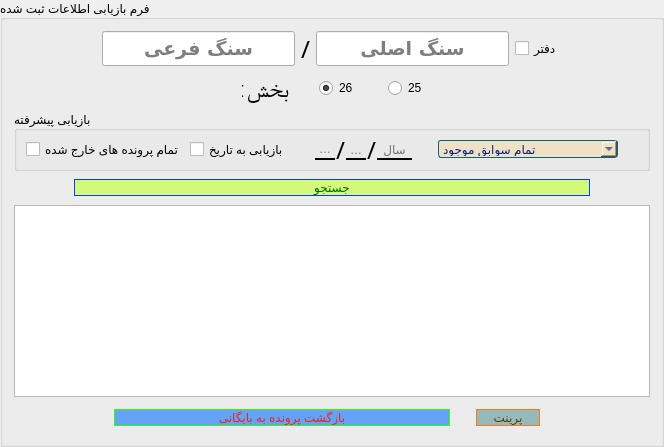
         <widget class="QGroupBox" name="groupBox">
          <property name="enabled">
           <bool>true</bool>
          </property>
          <property name="toolTip">
           <string/>
          </property>
          <property name="statusTip">
           <string/>
          </property>
          <property name="title">
           <string>فرم بازیابی اطلاعات ثبت شده</string>
          </property>
          <layout class="QGridLayout" name="gridLayout_5">
           <item row="4" column="0">
            <layout class="QHBoxLayout" name="horizontalLayout_2">
             <property name="spacing">
              <number>1</number>
             </property>
             <property name="leftMargin">
              <number>20</number>
             </property>
             <property name="topMargin">
              <number>1</number>
             </property>
             <property name="rightMargin">
              <number>20</number>
             </property>
             <property name="bottomMargin">
              <number>1</number>
             </property>
             <item>
              <spacer name="horizontalSpacer_15">
               <property name="enabled">
                <bool>true</bool>
               </property>
               <property name="orientation">
                <enum>Qt::Horizontal</enum>
               </property>
               <property name="sizeType">
                <enum>QSizePolicy::Fixed</enum>
               </property>
               <property name="sizeHint" stdset="0">
                <size>
                 <width>40</width>
                 <height>20</height>
                </size>
               </property>
              </spacer>
             </item>
             <item>
              <widget class="QPushButton" name="pushButton_search">
               <property name="enabled">
                <bool>true</bool>
               </property>
               <property name="maximumSize">
                <size>
                 <width>16777215</width>
                 <height>16777215</height>
                </size>
               </property>
               <property name="cursor">
                <cursorShape>PointingHandCursor</cursorShape>
               </property>
               <property name="toolTip">
                <string>برای بازیابی اطلاعات ذخیره شده کلیک کنید</string>
               </property>
               <property name="statusTip">
                <string/>
               </property>
               <property name="styleSheet">
                <string notr="true">QPushButton:hover:!pressed
{
  border: 2px dashed rgb(255, 85, 0);
	background-color: rgb(129, 125, 255);
	color: rgb(85, 255, 255);
}
QPushButton{
background-color: #d3f97a   ;
font: 14pt &quot;A Arsoo&quot;;
color:    #056608   ;
border: 1px solid   #003efe   ;
border-radius: 10px;
}</string>
               </property>
               <property name="text">
                <string>جستجو</string>
               </property>
               <property name="shortcut">
                <string>Ctrl+S</string>
               </property>
               <property name="autoDefault">
                <bool>false</bool>
               </property>
               <property name="default">
                <bool>false</bool>
               </property>
              </widget>
             </item>
             <item>
              <spacer name="horizontalSpacer_16">
               <property name="enabled">
                <bool>true</bool>
               </property>
               <property name="orientation">
                <enum>Qt::Horizontal</enum>
               </property>
               <property name="sizeType">
                <enum>QSizePolicy::Fixed</enum>
               </property>
               <property name="sizeHint" stdset="0">
                <size>
                 <width>40</width>
                 <height>20</height>
                </size>
               </property>
              </spacer>
             </item>
            </layout>
           </item>
           <item row="1" column="0">
            <layout class="QHBoxLayout" name="horizontalLayout_QRadio_2">
             <property name="spacing">
              <number>30</number>
             </property>
             <property name="leftMargin">
              <number>10</number>
             </property>
             <property name="topMargin">
              <number>2</number>
             </property>
             <property name="rightMargin">
              <number>10</number>
             </property>
             <property name="bottomMargin">
              <number>2</number>
             </property>
             <item>
              <spacer name="horizontalSpacer_13">
               <property name="enabled">
                <bool>true</bool>
               </property>
               <property name="orientation">
                <enum>Qt::Horizontal</enum>
               </property>
               <property name="sizeHint" stdset="0">
                <size>
                 <width>40</width>
                 <height>20</height>
                </size>
               </property>
              </spacer>
             </item>
             <item>
              <widget class="QLabel" name="label_5">
               <property name="enabled">
                <bool>true</bool>
               </property>
               <property name="maximumSize">
                <size>
                 <width>16777215</width>
                 <height>16777215</height>
                </size>
               </property>
               <property name="font">
                <font>
                 <family>A Arsoo</family>
                 <pointsize>18</pointsize>
                 <weight>9</weight>
                 <italic>false</italic>
                 <bold>false</bold>
                </font>
               </property>
               <property name="toolTip">
                <string>بخش را انتخاب کنید</string>
               </property>
               <property name="statusTip">
                <string/>
               </property>
               <property name="text">
                <string>بخش:</string>
               </property>
              </widget>
             </item>
             <item>
              <widget class="QRadioButton" name="radioButton_bakhsh26_2">
               <property name="enabled">
                <bool>true</bool>
               </property>
               <property name="cursor">
                <cursorShape>PointingHandCursor</cursorShape>
               </property>
               <property name="toolTip">
                <string>بخش 26 گیلان</string>
               </property>
               <property name="text">
                <string>26</string>
               </property>
               <property name="checked">
                <bool>true</bool>
               </property>
              </widget>
             </item>
             <item>
              <widget class="QRadioButton" name="radioButton_bakhsh25_2">
               <property name="enabled">
                <bool>true</bool>
               </property>
               <property name="cursor">
                <cursorShape>PointingHandCursor</cursorShape>
               </property>
               <property name="toolTip">
                <string>بخش 25 گیلان</string>
               </property>
               <property name="text">
                <string>25</string>
               </property>
               <property name="checked">
                <bool>false</bool>
               </property>
              </widget>
             </item>
             <item>
              <spacer name="horizontalSpacer_14">
               <property name="enabled">
                <bool>true</bool>
               </property>
               <property name="orientation">
                <enum>Qt::Horizontal</enum>
               </property>
               <property name="sizeHint" stdset="0">
                <size>
                 <width>40</width>
                 <height>20</height>
                </size>
               </property>
              </spacer>
             </item>
            </layout>
           </item>
           <item row="0" column="0">
            <layout class="QHBoxLayout" name="horizontalLayout_Sang_2">
             <item>
              <spacer name="horizontalSpacer_17">
               <property name="enabled">
                <bool>true</bool>
               </property>
               <property name="orientation">
                <enum>Qt::Horizontal</enum>
               </property>
               <property name="sizeHint" stdset="0">
                <size>
                 <width>38</width>
                 <height>20</height>
                </size>
               </property>
              </spacer>
             </item>
             <item>
              <widget class="QLineEdit" name="lineEdit_sangFari_2">
               <property name="enabled">
                <bool>true</bool>
               </property>
               <property name="font">
                <font>
                 <family>B Nazanin</family>
                 <pointsize>14</pointsize>
                 <weight>75</weight>
                 <italic>false</italic>
                 <bold>true</bold>
                </font>
               </property>
               <property name="toolTip">
                <string>&lt;html&gt;&lt;head/&gt;&lt;body&gt;&lt;p&gt;سنگ &lt;span style=&quot; font-weight:600; color:#724c00;&quot;&gt;فرعی&lt;/span&gt; را وارد کنید&lt;/p&gt;&lt;/body&gt;&lt;/html&gt;</string>
               </property>
               <property name="statusTip">
                <string/>
               </property>
               <property name="styleSheet">
                <string notr="true"/>
               </property>
               <property name="alignment">
                <set>Qt::AlignCenter</set>
               </property>
               <property name="placeholderText">
                <string>سنگ فرعی</string>
               </property>
              </widget>
             </item>
             <item>
              <widget class="QLabel" name="label_6">
               <property name="enabled">
                <bool>true</bool>
               </property>
               <property name="sizePolicy">
                <sizepolicy hsizetype="Preferred" vsizetype="Preferred">
                 <horstretch>0</horstretch>
                 <verstretch>0</verstretch>
                </sizepolicy>
               </property>
               <property name="font">
                <font>
                 <family>A Arsoo</family>
                 <pointsize>18</pointsize>
                 <weight>9</weight>
                 <italic>false</italic>
                 <bold>false</bold>
                </font>
               </property>
               <property name="text">
                <string>/</string>
               </property>
               <property name="alignment">
                <set>Qt::AlignCenter</set>
               </property>
               <property name="margin">
                <number>5</number>
               </property>
              </widget>
             </item>
             <item>
              <widget class="QLineEdit" name="lineEdit_sangAsli_2">
               <property name="enabled">
                <bool>true</bool>
               </property>
               <property name="font">
                <font>
                 <family>B Nazanin</family>
                 <pointsize>14</pointsize>
                 <weight>75</weight>
                 <italic>false</italic>
                 <bold>true</bold>
                </font>
               </property>
               <property name="toolTip">
                <string>&lt;html&gt;&lt;head/&gt;&lt;body&gt;&lt;p&gt;سنگ &lt;span style=&quot; font-weight:600; color:#875a00;&quot;&gt;اصلی&lt;/span&gt; را وارد کنید&lt;/p&gt;&lt;/body&gt;&lt;/html&gt;</string>
               </property>
               <property name="statusTip">
                <string/>
               </property>
               <property name="styleSheet">
                <string notr="true"/>
               </property>
               <property name="locale">
                <locale language="English" country="UnitedStates"/>
               </property>
               <property name="inputMethodHints">
                <set>Qt::ImhHiddenText</set>
               </property>
               <property name="alignment">
                <set>Qt::AlignCenter</set>
               </property>
               <property name="placeholderText">
                <string>سنگ اصلی</string>
               </property>
              </widget>
             </item>
             <item>
              <widget class="QCheckBox" name="checkBox_daftar_2">
               <property name="enabled">
                <bool>true</bool>
               </property>
               <property name="cursor">
                <cursorShape>PointingHandCursor</cursorShape>
               </property>
               <property name="toolTip">
                <string>&lt;html&gt;&lt;head/&gt;&lt;body&gt;&lt;p&gt;   درخواست دریافت &lt;span style=&quot; font-weight:600; color:#644200;&quot;&gt;دفتر&lt;/span&gt; از بایگانی  &lt;/p&gt;&lt;/body&gt;&lt;/html&gt;</string>
               </property>
               <property name="statusTip">
                <string/>
               </property>
               <property name="text">
                <string>دفتر</string>
               </property>
              </widget>
             </item>
             <item>
              <spacer name="horizontalSpacer_18">
               <property name="enabled">
                <bool>true</bool>
               </property>
               <property name="orientation">
                <enum>Qt::Horizontal</enum>
               </property>
               <property name="sizeHint" stdset="0">
                <size>
                 <width>38</width>
                 <height>20</height>
                </size>
               </property>
              </spacer>
             </item>
            </layout>
           </item>
           <item row="5" column="0">
            <widget class="QTableView" name="tableView_result">
             <property name="enabled">
              <bool>true</bool>
             </property>
             <property name="sizePolicy">
              <sizepolicy hsizetype="Expanding" vsizetype="Preferred">
               <horstretch>0</horstretch>
               <verstretch>0</verstretch>
              </sizepolicy>
             </property>
             <property name="toolTip">
              <string>نمایش نتیجه جستجو</string>
             </property>
            </widget>
           </item>
           <item row="6" column="0">
            <layout class="QHBoxLayout" name="horizontalLayout_btnNew_2">
             <property name="leftMargin">
              <number>10</number>
             </property>
             <property name="topMargin">
              <number>0</number>
             </property>
             <property name="rightMargin">
              <number>10</number>
             </property>
             <property name="bottomMargin">
              <number>0</number>
             </property>
             <item>
              <spacer name="horizontalSpacer_19">
               <property name="enabled">
                <bool>true</bool>
               </property>
               <property name="orientation">
                <enum>Qt::Horizontal</enum>
               </property>
               <property name="sizeType">
                <enum>QSizePolicy::Fixed</enum>
               </property>
               <property name="sizeHint" stdset="0">
                <size>
                 <width>90</width>
                 <height>20</height>
                </size>
               </property>
              </spacer>
             </item>
             <item>
              <widget class="QPushButton" name="pushButton_bazgashBygani">
               <property name="enabled">
                <bool>false</bool>
               </property>
               <property name="sizePolicy">
                <sizepolicy hsizetype="Minimum" vsizetype="Fixed">
                 <horstretch>0</horstretch>
                 <verstretch>0</verstretch>
                </sizepolicy>
               </property>
               <property name="cursor">
                <cursorShape>PointingHandCursor</cursorShape>
               </property>
               <property name="toolTip">
                <string>  ثبت پرونده بازگشت داده شده به بایگانی</string>
               </property>
               <property name="statusTip">
                <string/>
               </property>
               <property name="styleSheet">
                <string notr="true">QPushButton:hover:!pressed
{
  border: 2px dashed   #039cff  ;
	background-color:  #cddbab  ;
	color:   #d101ff  ;
}
QPushButton{
background-color:#64A3F8;
font: 14pt &quot;A Arsoo&quot;;
color: #EE2121;
border: 1px solid   #2bff01 ;;
border-radius: 10px;
}</string>
               </property>
               <property name="text">
                <string>بازگشت پرونده به بایگانی</string>
               </property>
              </widget>
             </item>
             <item>
              <spacer name="horizontalSpacer_21">
               <property name="enabled">
                <bool>true</bool>
               </property>
               <property name="orientation">
                <enum>Qt::Horizontal</enum>
               </property>
               <property name="sizeType">
                <enum>QSizePolicy::Fixed</enum>
               </property>
               <property name="sizeHint" stdset="0">
                <size>
                 <width>20</width>
                 <height>20</height>
                </size>
               </property>
              </spacer>
             </item>
             <item>
              <widget class="QPushButton" name="pushButton_print">
               <property name="enabled">
                <bool>false</bool>
               </property>
               <property name="sizePolicy">
                <sizepolicy hsizetype="Maximum" vsizetype="Maximum">
                 <horstretch>0</horstretch>
                 <verstretch>0</verstretch>
                </sizepolicy>
               </property>
               <property name="cursor">
                <cursorShape>PointingHandCursor</cursorShape>
               </property>
               <property name="toolTip">
                <string>پرینت اطلاعات بازیابی شده</string>
               </property>
               <property name="statusTip">
                <string/>
               </property>
               <property name="styleSheet">
                <string notr="true">QPushButton:hover:!pressed
{
  border: 2px dashed  #FF87A6  ;
	background-color:  #5F8375  ;
	color:  #E0F354  ;
}
QPushButton{
background-color:  #96B9B9    ;
font: 14pt &quot;A Arsoo&quot;;
color: #533F11;
border: 1px solid   #FE760C ;;
border-radius: 10px;
}</string>
               </property>
               <property name="text">
                <string>     پرینت     </string>
               </property>
              </widget>
             </item>
             <item>
              <spacer name="horizontalSpacer_20">
               <property name="enabled">
                <bool>true</bool>
               </property>
               <property name="orientation">
                <enum>Qt::Horizontal</enum>
               </property>
               <property name="sizeType">
                <enum>QSizePolicy::Fixed</enum>
               </property>
               <property name="sizeHint" stdset="0">
                <size>
                 <width>100</width>
                 <height>30</height>
                </size>
               </property>
              </spacer>
             </item>
            </layout>
           </item>
           <item row="3" column="0">
            <widget class="QGroupBox" name="groupBox_2">
             <property name="maximumSize">
              <size>
               <width>16777215</width>
               <height>60</height>
              </size>
             </property>
             <property name="toolTip">
              <string>بازیابی پیشرفته </string>
             </property>
             <property name="statusTip">
              <string/>
             </property>
             <property name="styleSheet">
              <string notr="true">QLineEdit{
background-color: rgba(0, 0, 0, 0);
font: 75 12pt &quot;A Arghavan&quot;;
border-style: solid;
border-bottom-width: 2px;
}
QCheckBox{
font: 75 8pt &quot;A Arsoo&quot;;
}
QComboBox{
background-color: #eee1c5   ;
font: 75 10pt &quot;A Arsoo&quot;;
color:#0A1F85;
border: 1px solid #096578  ;
border-radius: 3px;
}
</string>
             </property>
             <property name="title">
              <string>بازیابی پیشرفته</string>
             </property>
             <layout class="QGridLayout" name="gridLayout_7">
              <item row="1" column="5">
               <spacer name="horizontalSpacer_22">
                <property name="orientation">
                 <enum>Qt::Horizontal</enum>
                </property>
                <property name="sizeHint" stdset="0">
                 <size>
                  <width>20</width>
                  <height>20</height>
                 </size>
                </property>
               </spacer>
              </item>
              <item row="1" column="1">
               <widget class="QCheckBox" name="checkBox_viaDate">
                <property name="toolTip">
                 <string>بازیابی سوابق پرونده به تاریخ</string>
                </property>
                <property name="statusTip">
                 <string/>
                </property>
                <property name="text">
                 <string>بازیابی به تاریخ</string>
                </property>
               </widget>
              </item>
              <item row="1" column="6">
               <widget class="QComboBox" name="comboBox_searchType">
                <property name="enabled">
                 <bool>false</bool>
                </property>
                <property name="sizePolicy">
                 <sizepolicy hsizetype="Fixed" vsizetype="Fixed">
                  <horstretch>0</horstretch>
                  <verstretch>0</verstretch>
                 </sizepolicy>
                </property>
                <property name="minimumSize">
                 <size>
                  <width>180</width>
                  <height>0</height>
                 </size>
                </property>
                <property name="toolTip">
                 <string>بازیابی برا اساس گزینه های موجود</string>
                </property>
                <property name="statusTip">
                 <string/>
                </property>
                <item>
                 <property name="text">
                  <string>تمام سوابق موجود</string>
                 </property>
                </item>
                <item>
                 <property name="text">
                  <string>بازگشت داده نشده</string>
                 </property>
                </item>
                <item>
                 <property name="text">
                  <string>بازگشت داده شده</string>
                 </property>
                </item>
               </widget>
              </item>
              <item row="1" column="8">
               <spacer name="horizontalSpacer_24">
                <property name="orientation">
                 <enum>Qt::Horizontal</enum>
                </property>
                <property name="sizeHint" stdset="0">
                 <size>
                  <width>20</width>
                  <height>20</height>
                 </size>
                </property>
               </spacer>
              </item>
              <item row="1" column="4">
               <layout class="QHBoxLayout" name="horizontalLayout">
                <property name="spacing">
                 <number>1</number>
                </property>
                <item>
                 <widget class="QLineEdit" name="lineEdit_dateDay">
                  <property name="enabled">
                   <bool>false</bool>
                  </property>
                  <property name="sizePolicy">
                   <sizepolicy hsizetype="Preferred" vsizetype="Fixed">
                    <horstretch>1</horstretch>
                    <verstretch>1</verstretch>
                   </sizepolicy>
                  </property>
                  <property name="minimumSize">
                   <size>
                    <width>20</width>
                    <height>20</height>
                   </size>
                  </property>
                  <property name="maximumSize">
                   <size>
                    <width>20</width>
                    <height>20</height>
                   </size>
                  </property>
                  <property name="sizeIncrement">
                   <size>
                    <width>20</width>
                    <height>20</height>
                   </size>
                  </property>
                  <property name="baseSize">
                   <size>
                    <width>20</width>
                    <height>20</height>
                   </size>
                  </property>
                  <property name="toolTip">
                   <string>روز</string>
                  </property>
                  <property name="statusTip">
                   <string/>
                  </property>
                  <property name="alignment">
                   <set>Qt::AlignCenter</set>
                  </property>
                  <property name="placeholderText">
                   <string>روز</string>
                  </property>
                 </widget>
                </item>
                <item>
                 <widget class="QLabel" name="label_7">
                  <property name="enabled">
                   <bool>true</bool>
                  </property>
                  <property name="sizePolicy">
                   <sizepolicy hsizetype="Fixed" vsizetype="Fixed">
                    <horstretch>0</horstretch>
                    <verstretch>0</verstretch>
                   </sizepolicy>
                  </property>
                  <property name="maximumSize">
                   <size>
                    <width>15</width>
                    <height>46</height>
                   </size>
                  </property>
                  <property name="font">
                   <font>
                    <family>A Arsoo</family>
                    <pointsize>18</pointsize>
                    <weight>9</weight>
                    <italic>false</italic>
                    <bold>false</bold>
                   </font>
                  </property>
                  <property name="text">
                   <string>/</string>
                  </property>
                  <property name="alignment">
                   <set>Qt::AlignCenter</set>
                  </property>
                  <property name="margin">
                   <number>5</number>
                  </property>
                 </widget>
                </item>
                <item>
                 <widget class="QLineEdit" name="lineEdit_dateMonth">
                  <property name="enabled">
                   <bool>false</bool>
                  </property>
                  <property name="sizePolicy">
                   <sizepolicy hsizetype="Preferred" vsizetype="Fixed">
                    <horstretch>1</horstretch>
                    <verstretch>1</verstretch>
                   </sizepolicy>
                  </property>
                  <property name="minimumSize">
                   <size>
                    <width>20</width>
                    <height>20</height>
                   </size>
                  </property>
                  <property name="maximumSize">
                   <size>
                    <width>20</width>
                    <height>20</height>
                   </size>
                  </property>
                  <property name="sizeIncrement">
                   <size>
                    <width>20</width>
                    <height>20</height>
                   </size>
                  </property>
                  <property name="baseSize">
                   <size>
                    <width>20</width>
                    <height>20</height>
                   </size>
                  </property>
                  <property name="toolTip">
                   <string>ماه</string>
                  </property>
                  <property name="statusTip">
                   <string/>
                  </property>
                  <property name="alignment">
                   <set>Qt::AlignCenter</set>
                  </property>
                  <property name="placeholderText">
                   <string>ماه</string>
                  </property>
                 </widget>
                </item>
                <item>
                 <widget class="QLabel" name="label_8">
                  <property name="enabled">
                   <bool>true</bool>
                  </property>
                  <property name="sizePolicy">
                   <sizepolicy hsizetype="Fixed" vsizetype="Fixed">
                    <horstretch>0</horstretch>
                    <verstretch>0</verstretch>
                   </sizepolicy>
                  </property>
                  <property name="maximumSize">
                   <size>
                    <width>15</width>
                    <height>46</height>
                   </size>
                  </property>
                  <property name="sizeIncrement">
                   <size>
                    <width>15</width>
                    <height>46</height>
                   </size>
                  </property>
                  <property name="baseSize">
                   <size>
                    <width>15</width>
                    <height>46</height>
                   </size>
                  </property>
                  <property name="font">
                   <font>
                    <family>A Arsoo</family>
                    <pointsize>18</pointsize>
                    <weight>9</weight>
                    <italic>false</italic>
                    <bold>false</bold>
                   </font>
                  </property>
                  <property name="text">
                   <string>/</string>
                  </property>
                  <property name="alignment">
                   <set>Qt::AlignCenter</set>
                  </property>
                  <property name="margin">
                   <number>5</number>
                  </property>
                 </widget>
                </item>
                <item>
                 <widget class="QLineEdit" name="lineEdit_dateYear">
                  <property name="enabled">
                   <bool>false</bool>
                  </property>
                  <property name="sizePolicy">
                   <sizepolicy hsizetype="Preferred" vsizetype="Fixed">
                    <horstretch>1</horstretch>
                    <verstretch>1</verstretch>
                   </sizepolicy>
                  </property>
                  <property name="minimumSize">
                   <size>
                    <width>35</width>
                    <height>20</height>
                   </size>
                  </property>
                  <property name="maximumSize">
                   <size>
                    <width>35</width>
                    <height>20</height>
                   </size>
                  </property>
                  <property name="sizeIncrement">
                   <size>
                    <width>35</width>
                    <height>20</height>
                   </size>
                  </property>
                  <property name="baseSize">
                   <size>
                    <width>35</width>
                    <height>20</height>
                   </size>
                  </property>
                  <property name="toolTip">
                   <string>سال</string>
                  </property>
                  <property name="statusTip">
                   <string/>
                  </property>
                  <property name="maxLength">
                   <number>32765</number>
                  </property>
                  <property name="alignment">
                   <set>Qt::AlignCenter</set>
                  </property>
                  <property name="placeholderText">
                   <string>سال</string>
                  </property>
                 </widget>
                </item>
               </layout>
              </item>
              <item row="1" column="3">
               <spacer name="horizontalSpacer_23">
                <property name="orientation">
                 <enum>Qt::Horizontal</enum>
                </property>
                <property name="sizeHint" stdset="0">
                 <size>
                  <width>20</width>
                  <height>20</height>
                 </size>
                </property>
               </spacer>
              </item>
              <item row="1" column="0">
               <widget class="QCheckBox" name="checkBox_allDontReturn">
                <property name="enabled">
                 <bool>true</bool>
                </property>
                <property name="toolTip">
                 <string>&lt;html&gt;&lt;head/&gt;&lt;body&gt;&lt;p dir=&quot;rtl&quot;&gt;کلیه پرونده های که تاکنون به بایگانی بازگشت داده نشده اند را مورد بازیابی قرار می دهد&lt;/p&gt;&lt;/body&gt;&lt;/html&gt;</string>
                </property>
                <property name="text">
                 <string>تمام پرونده های خارج شده</string>
                </property>
               </widget>
              </item>
             </layout>
            </widget>
           </item>
          </layout>
         </widget>
